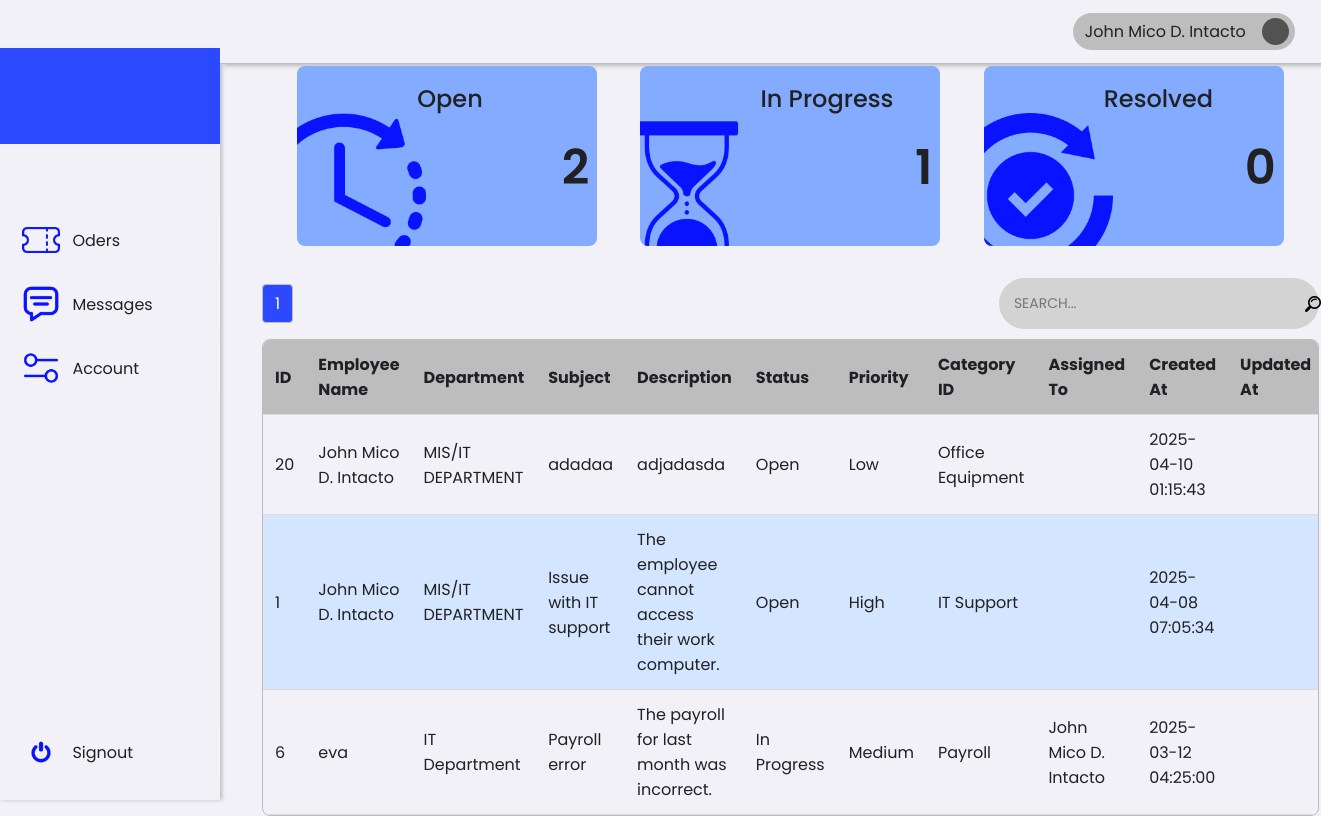
Page /1/hrRep/order.php (signed in) on the earlier database version.
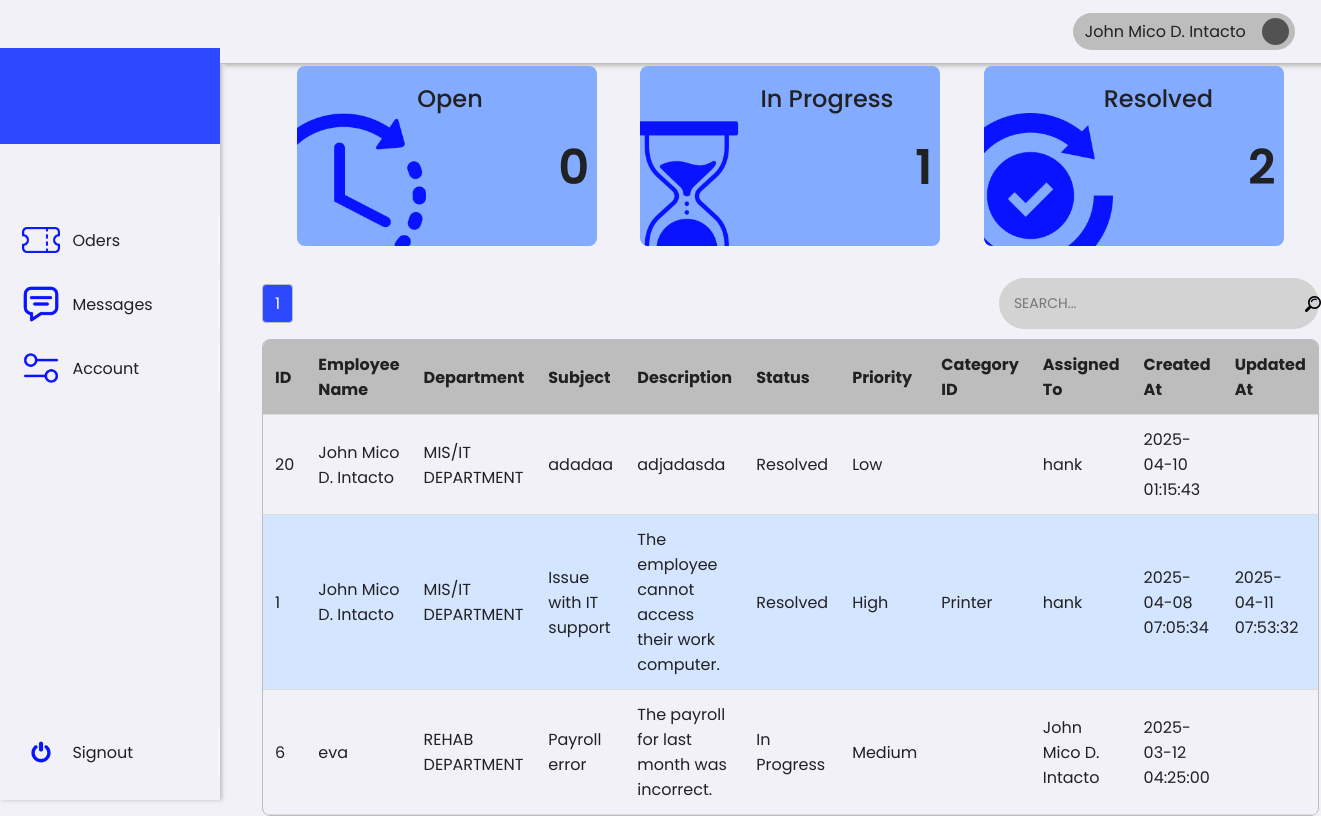
Same page on the later database version.
### tables this page shows
CREATE TABLE `tickets` (
  `id` int(11) NOT NULL,
  `employee_id` int(11) NOT NULL,
  `subject` varchar(255) NOT NULL,
  `description` text NOT NULL,
  `status` enum('Open','In Progress','Resolved','Closed') DEFAULT 'Open',
  `priority` enum('Low','Medium','High') DEFAULT 'Low',
  `category_id` int(11) NOT NULL,
  `assigned_to` int(11) DEFAULT NULL,
  `created_at` timestamp NOT NULL DEFAULT current_timestamp(),
  `start_at` timestamp NULL DEFAULT NULL,
  `updated_at` timestamp NULL DEFAULT NULL
);

CREATE TABLE `users` (
  `id` int(11) NOT NULL,
  `name` varchar(255) NOT NULL,
  `email` varchar(255) NOT NULL,
  `password` varchar(255) NOT NULL,
  `role` enum('Employee','HR','Admin','Disable') NOT NULL,
  `department` varchar(255) DEFAULT NULL,
  `status` enum('Active','Inactive') NOT NULL,
  `created_at` timestamp NOT NULL DEFAULT current_timestamp()
);

CREATE TABLE `categories` (
  `id` int(11) NOT NULL,
  `name` varchar(255) NOT NULL
);

### 0/includes/platesHrFilter.php (called while the page is built, shortened)
<?php
try {
    require '../../0/includes/db.php';
    $currentUserId = $_SESSION['user_id'] ?? null;
    $statusCounts = [
        'Open' => 0,
        'In Progress' => 0,
        'Resolved' => 0
    ];
    if ($currentUserId) {
        $sql = "SELECT status, COUNT(*) AS count FROM tickets
                WHERE status IN ('Open', 'In Progress', 'Resolved')
                AND (assigned_to = :userId OR employee_id = :userId)
                GROUP BY status";
        $stmt = $pdo->prepare($sql);
        $stmt->bindParam(':userId', $currentUserId, PDO::PARAM_INT);
        $stmt->execute();
        $results = $stmt->fetchAll(PDO::FETCH_ASSOC);
        foreach ($results as $row) {
            $statusCounts[$row['status']] = $row['count'];
        }
    }
    $limit = 10;
    $page = isset($_GET['page']) && is_numeric($_GET['page']) ? (int)$_GET['page'] : 1;
    $offset = ($page - 1) * $limit;
    if ($currentUserId) {
        $countSql = "SELECT COUNT(*) FROM tickets WHERE assigned_to = :userId OR employee_id = :userId";
        $stmt = $pdo->prepare($countSql);
        $stmt->bindParam(':userId', $currentUserId, PDO::PARAM_INT);
        $stmt->execute();
        $totalRecords = $stmt->fetchColumn();
        $totalPages = ceil($totalRecords / $limit);
        $sql = "SELECT
                    t.id,
                    e.name AS employee_name,
                    e.department AS employee_department,  -- Fetch the department of the ticket submitter
                    t.subject,
                    t.description,
                    t.status,
                    t.priority,
                    c.name AS category_name,
                    a.name AS assigned_to_name,
                    a.department AS assigned_department, -- Fix department selection
                    t.created_at,
                    t.start_at,
                    t.updated_at
                FROM tickets t
            LEFT JOIN users e ON t.employee_id = e.id  -- Ticket submitter
            LEFT JOIN users a ON t.assigned_to = a.id  -- Assigned user
            LEFT JOIN categories c ON t.category_id = c.id
            WHERE t.assigned_to = :userId OR t.employee_id = :userId
            ORDER BY t.created_at DESC
            LIMIT :limit OFFSET :offset";
        $stmt = $pdo->prepare($sql);
        $stmt->bindParam(':userId', $currentUserId, PDO::PARAM_INT);
        $stmt->bindParam(':limit', $limit, PDO::PARAM_INT);
        $stmt->bindParam(':offset', $offset, PDO::PARAM_INT);
        $stmt->execute();
        $tickets = $stmt->fetchAll(PDO::FETCH_ASSOC);
    } else {
        $tickets = [];
        $totalRecords = 0;
        $totalPages = 1;
    }
} catch (PDOException $e) {
    die("Database connection failed: " . $e->getMessage());
}

### 1/hrRep/order.php (the view, shortened to what this page needs)
<?php
require_once '../../0/includes/employeeTicket.php';
require_once '../../0/includes/platesHrFilter.php';
?>
<!DOCTYPE html>
<html lang="en">
<head>
    <link rel="stylesheet" href="../../assets/css/framework.css">
    <link rel="stylesheet" href="../../assets/css/hrRepOrder.css">
</head>
<body>
    <div class="container">
        <div class="sideNav">
            <div class="sideNavLogo img-cover"></div>
            <div class="navBtn">
                <div class="navBtnIcon img-contain" style="background-image: url(../../assets/images/icons/ticket.png);"></div>
                <a href="order.php">Oders</a>
            </div>
            <div class="navBtn">
                <div class="navBtnIcon img-contain" style="background-image: url(../../assets/images/icons/chat.png);"></div>
                <a href="message.php">Messages</a>
            </div>
            <div class="navBtn">
                <div class="navBtnIcon img-contain" style="background-image: url(../../assets/images/icons/settings.png);"></div>
                <a href="account.php">Account</a>
            </div>
            <div class="navBtn">
                <div class="navBtnIcon img-contain" style="background-image: url(../../assets/images/icons/switch.png);"></div>
                <a href="../../0/includes/signout.php">Signout</a>
            </div>
        </div>
        <div class="content">
            <div class="topNav">
                <div class="account">
                    <div class="accountName">John Doe</div>
                    <div class="accountIcon img-contain"></div>
                </div>
            </div>
            <div class="row plateRow">
                <div class="col plate" id="plate1" data-status="Open">
                    <div class="plateIcon" style="background-image: url(../../assets/images/icons/time-left.png);"></div>
                    <div class="plateContent">
                        <div class="plateTitle">Open</div>
                        <div class="plateValue"><?= htmlspecialchars($statusCounts['Open']) ?></div>
                    </div>
                </div>
                <div class="col plate" id="plate2" data-status="In Progress">
                    <div class="plateIcon" style="background-image: url(../../assets/images/icons/hourglass.png);"></div>
                    <div class="plateContent">
                        <div class="plateTitle">In Progress</div>
                        <div class="plateValue"><?= htmlspecialchars($statusCounts['In Progress']) ?></div>
                    </div>
                </div>
                <div class="col plate" id="plate3" data-status="Resolved">
                    <div class="plateIcon" style="background-image: url(../../assets/images/icons/ethics.png);"></div>
                    <div class="plateContent">
                        <div class="plateTitle">Resolved</div>
                        <div class="plateValue"><?= htmlspecialchars($statusCounts['Resolved']) ?></div>
                    </div>
                </div>
            </div>
            <div class="pagination-wrapper">
                <div class="pagination" id="pageNationID">
                    <?php for ($i = 1; $i <= $totalPages; $i++): ?>
                        <a href="?page=<?= $i ?>" class="<?= $i == $page ? 'active' : '' ?>"><?= $i ?></a>
                    <?php endfor; ?>
                </div>
                <div class="search-container">
                    <input type="text" id="searchInput" placeholder="SEARCH..." class="search-input">
                    <div class="search-icon">
                        <img src="../../assets/images/icons/search.png" alt="Search">
                    </div>
                </div>
            </div>
            <div class="tableContainer">
                <table id="ticketTable" class="table">
                    <thead>
                        <tr>
                            <th>ID <i class="fas fa-sort"></i></th>
                            <th>Employee Name <i class="fas fa-sort"></i></th>
                            <th>Department <i class="fas fa-sort"></i></th>
                            <th>Subject <i class="fas fa-sort"></i></th>
                            <th>Description <i class="fas fa-sort"></i></th>
                            <th>Status <i class="fas fa-sort"></i></th>
                            <th>Priority <i class="fas fa-sort"></i></th>
                            <th>Category ID <i class="fas fa-sort"></i></th>
                            <th>Assigned To <i class="fas fa-sort"></i></th>
                            <th>Created At <i class="fas fa-sort"></i></th>
                            <th>Updated At <i class="fas fa-sort"></i></th>
                        </tr>
                    </thead>
                    <tbody>
                        <?php if (!empty($tickets)): ?>
                            <?php foreach ($tickets as $ticket): ?>
                                <tr data-status="<?= htmlspecialchars($ticket['status']) ?>">
                                    <td><?= htmlspecialchars($ticket['id']) ?></td>
                                    <td><?= htmlspecialchars($ticket['employee_name']) ?></td>
                                    <td><?= htmlspecialchars($ticket['employee_department']) ?></td>
                                    <td><?= htmlspecialchars($ticket['subject']) ?></td>
                                    <td><?= htmlspecialchars($ticket['description']) ?></td>
                                    <td><?= htmlspecialchars($ticket['status']) ?></td>
                                    <td><?= htmlspecialchars($ticket['priority']) ?></td>
                                    <td><?= htmlspecialchars($ticket['category_name']) ?></td>
                                    <td><?= htmlspecialchars($ticket['assigned_to_name']) ?></td>
                                    <td><?= htmlspecialchars($ticket['created_at']) ?></td>
                                    <td><?= htmlspecialchars($ticket['updated_at']) ?></td>
                                </tr>
                            <?php endforeach; ?>
                        <?php else: ?>
                            <tr>
                                <td colspan="10" style="text-align: center;">No tickets found</td>
                            </tr>
                        <?php endif; ?>
                    </tbody>
                </table>
            </div>
        </div>
    </div>
</body>
</html>

### assets/css/framework.css (style rules this page uses)
:root { --white: #f6f6ff; --neutral-100: #f1f1f7; --neutral-200: #dcdcdc; --neutral-300: #bdbdbd; --neutral-400: #989898; --neutral-500: #7c7c7c; --neutral-600: #656565; --neutral-700: #525252; --neutral-800: #464646; --neutral-900: #3d3d3d; --neutral-950: #292929; --black: #212124; --primary-50: #e7f2ff; --primary-100: #d4e5ff; --primary-200: #b2cdff; --primary-300: #83abff; --primary-400: #537aff; --primary-500: #2c49ff; --primary-600: #0913ff; --primary-700: #0008ff; --primary-800: #040ecf; --primary-900: #0c158a; --primary-950: #080b5e; --secondary-50: #fefaec; --secondary-100: #fbf1ca; --secondary-200: #f8e38f; --secondary-300: #f3cb45; --secondary-400: #f1bc2e; --secondary-500: #ea9c16; --secondary-600: #cf7710; --secondary-700: #ac5511; --secondary-800: #8c4214; --secondary-900: #733614; --secondary-950: #421b06; --danger: #c53d3d; --danger-highlight: #ff6161; --warning: #eebf68; --approve: #89dc79; --fast: 128ms; --normal: 256ms; --slow: 512ms; }
* { margin: 0; padding: 0;; box-sizing: border-box;; font-family: 'Poppins', sans-serif; font-size: 16px; color: var(--black); cursor: default; }
body { display: flex; flex-direction: column; background-color: var(--neutral-100); }
.col { display: flex; flex-direction: column; }
.row { display: flex; flex-direction: row; }
.container { display: flex; flex-direction: column; align-items: center; justify-content: center; }
.sideNavLogo { height: 96px; width: 100%; background-color: var(--primary-500); margin: 32px 0 64px 0; }
.sideNav { position: fixed; left: 0; top: 0; display: flex; flex-direction: column; width: 220px; height: 100vh; border-color: var(--primary-400); background-color: var(--neutral-100); box-shadow: 2px 0 4px 0 var(--neutral-300); padding: 16px 0; }
.sideNav >.navBtn:last-child { margin-top: auto; }
.navBtn { display: flex; flex-direction: row; align-items: center; height: 48px; width: 100%; border: none; margin: 8px 0; padding: 0 8px 0 22px; gap: 12px; cursor: pointer; transition: var(--fast); border-right: 2px solid var(--white); }
.navBtn > * { cursor: pointer; }
.navBtnIcon { display: flex; justify-content: center; align-items: center; height: 80%; aspect-ratio: 1/1; }
.navBtn > a { display: flex; align-items: center; text-decoration: none; color: var(--black); font-size: 16px; }
.topNav { position: fixed; top: 0; display: flex; flex-direction: row; align-items: center; justify-content: flex-end; padding: 0 clamp(4px, 2%, 36px) 0 0; height: 64px; border-bottom: 1px solid var(--neutral-300); background-color: var(--neutral-100); box-shadow: 4px 2px 4px 0 var(--neutral-300); }
.account { display: flex; flex-direction: row; align-items: center; gap: 16px; cursor: pointer; height: 60%; background-color: var(--neutral-300); padding: 4px 6px 4px 12px; border-radius: 999px; cursor: pointer; }
.account > * { cursor: pointer; }
.accountIcon { background-color: var(--neutral-700); height: 90%; aspect-ratio: 1/1; border-radius: 50%; }
.img-contain { background-size: contain; background-position: center center; background-repeat: no-repeat; }
.img-cover { background-size: cover; background-position: center center; background-repeat: no-repeat; }

Differences in the rows shown:
changed tickets "adadaa": status "Open" → "Resolved"; assigned_to.name (not shown) → "hank"; category.name "Office Equipment" → (not shown)
changed tickets "Issue with IT support": status "Open" → "Resolved"; category.name "IT Support" → "Printer"; assigned_to.name (not shown) → "hank"; updated_at (not shown) → "2025-04-11 07:53:32"
changed through a linked row, tickets "Payroll error": employee.department "IT Department" → "REHAB DEPARTMENT"; category.name "Payroll" → (not shown)
Other differences:
$statusCounts['Open']: "2" → "0"
$statusCounts['Resolved']: "0" → "2"
